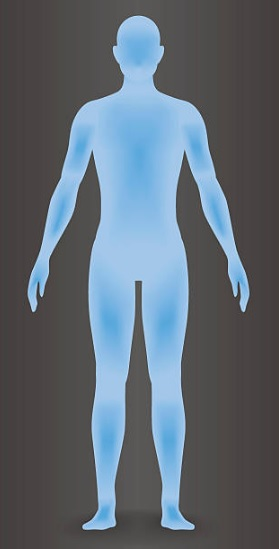
#> input picture label-pose/guide.jpg, 279 x 549 px
$ python label_pose.py
#> lines starting #> are read from the running program, lines starting #| are printed output that depends on the picture; after the words box and inside, x2 and y2 are one past the last pixel; in counts of white or black regions, pixels touching at a corner belong together
import os
import cv2
import numpy as np

from enum import Enum, auto


g_win_size = (416, 768)
g_win_name = 'LabelPose v2.1 by Inzapp'


class Limb(Enum):
    HEAD = 0
    NECK = auto()
    RIGHT_SHOULDER = auto()
    RIGHT_ELBOW = auto()
    RIGHT_WRIST = auto()
    LEFT_SHOULDER = auto()
    LEFT_ELBOW = auto()
    LEFT_WRIST = auto()
    RIGHT_HIP = auto()
    RIGHT_KNEE = auto()
    RIGHT_ANKLE = auto()
    LEFT_HIP = auto()
    LEFT_KNEE = auto()
    LEFT_ANKLE = auto()


class LabelPose:
    def __init__(self):
        self.image_paths = self.init_image_paths()
#> the answer given: .
        if len(self.image_paths) == 0:
            print('No image files in path.')
            exit(0)
        self.raw = None
        self.guide_img = None
        self.show_skeleton = True
        self.cur_image_path = ''
        self.cur_label_path = ''
        self.max_limb_size = len(Limb)
        self.limb_index = 0
        self.cur_label = self.reset_label()
        self.guide_label = self.reset_label()
        self.font_scale = 0.5
        self.text_positions = self.init_text_positions()


    def init_image_paths(self):
        import natsort
        import tkinter as tk
        from glob import glob
        from tkinter import filedialog
        root = tk.Tk()
        root.withdraw()
        image_path = filedialog.askdirectory()
        print(image_path)
        image_paths = natsort.natsorted(glob(f'{image_path}/*.jpg'))
        for i in range(len(image_paths)):
            image_paths[i] = image_paths[i].replace('\\', '/')
        return image_paths

    def init_text_positions(self):
        text_positions = []
        for i, limb in enumerate(list(Limb)):
            tx = 0
            ty = 10 + (i * 15 + 2)
            font_face = cv2.FONT_HERSHEY_SIMPLEX
            text_size, _ = cv2.getTextSize(text=limb.name, fontFace=font_face, fontScale=self.font_scale, thickness=1)
            tw, th = text_size
            tx1 = tx
            ty1 = ty - th
            tx2 = tx + tw
            ty2 = ty + 1
            text_positions.append([tx, ty, tx1, ty1, tx2, ty2])  # put_text_tx, put_text_ty, rect_tx1, rect_ty1, rect_tx2, rect_ty2
        return text_positions

    def resize(self, img, size):
        img_height, img_width = img.shape[:2]
        if img_width > size[0] or img_height > size[1]:
            return cv2.resize(img, size, interpolation=cv2.INTER_AREA)
        else:
            return cv2.resize(img, size, interpolation=cv2.INTER_LINEAR)

    def reset_label(self):
        return [[0, 0, 0] for _ in range(self.max_limb_size)]  # [confidence, x_pos, y_pos]

    def circle(self, img, x, y, emphasis=False):
        img = cv2.circle(img, (x, y), 8, (128, 255, 128), thickness=-1, lineType=cv2.LINE_AA)
        img = cv2.circle(img, (x, y), 4, (32, 32, 192), thickness=-1, lineType=cv2.LINE_AA)
        if emphasis:
            img = cv2.circle(img, (x, y), 16, (128, 255, 128), thickness=-1, lineType=cv2.LINE_AA)
            img = cv2.circle(img, (x, y), 8, (32, 32, 192), thickness=-1, lineType=cv2.LINE_AA)
        return img

    def line_if_valid(self, img, p1, p2):
        if p1[0] == 1 and p2[0] == 1:
            img = cv2.line(img, (p1[1], p1[2]), (p2[1], p2[2]), (64, 255, 255), thickness=2, lineType=cv2.LINE_AA)
        return img

    def get_limb_guide_img(self, cur_x, cur_y):
        global g_win_size
        img = self.guide_img.copy()
        img = self.circle(img, self.guide_label[self.limb_index][1], self.guide_label[self.limb_index][2])
        thickness = 1
        for i, limb in enumerate(list(Limb)):
            if i == self.limb_index:
                font_face = cv2.FONT_HERSHEY_DUPLEX
                color = (255, 255, 255)
            else:
                font_face = cv2.FONT_HERSHEY_SIMPLEX
                color = (128, 128, 128)
            tx, ty, tx1, ty1, tx2, ty2 = self.text_positions[i]
            if i != self.limb_index and tx1 + g_win_size[0] <= cur_x <= tx2 + g_win_size[0] and ty1 <= cur_y <= ty2:
                color = (224, 224, 224)
            img = cv2.putText(img, limb.name, (tx, ty), fontFace=font_face, fontScale=self.font_scale, color=color, lineType=cv2.LINE_AA, thickness=thickness)
        return img

    def update(self, cur_x=-1, cur_y=-1):
        global g_win_name
        img = self.raw.copy()
        if self.show_skeleton:
            img = self.line_if_valid(img, self.cur_label[Limb.HEAD.value], self.cur_label[Limb.NECK.value])

            img = self.line_if_valid(img, self.cur_label[Limb.NECK.value], self.cur_label[Limb.RIGHT_SHOULDER.value])
            img = self.line_if_valid(img, self.cur_label[Limb.RIGHT_SHOULDER.value], self.cur_label[Limb.RIGHT_ELBOW.value])
            img = self.line_if_valid(img, self.cur_label[Limb.RIGHT_ELBOW.value], self.cur_label[Limb.RIGHT_WRIST.value])

            img = self.line_if_valid(img, self.cur_label[Limb.NECK.value], self.cur_label[Limb.LEFT_SHOULDER.value])
            img = self.line_if_valid(img, self.cur_label[Limb.LEFT_SHOULDER.value], self.cur_label[Limb.LEFT_ELBOW.value])
            img = self.line_if_valid(img, self.cur_label[Limb.LEFT_ELBOW.value], self.cur_label[Limb.LEFT_WRIST.value])

            img = self.line_if_valid(img, self.cur_label[Limb.RIGHT_HIP.value], self.cur_label[Limb.LEFT_HIP.value])

            img = self.line_if_valid(img, self.cur_label[Limb.RIGHT_SHOULDER.value], self.cur_label[Limb.RIGHT_HIP.value])
            img = self.line_if_valid(img, self.cur_label[Limb.RIGHT_HIP.value], self.cur_label[Limb.RIGHT_KNEE.value])
            img = self.line_if_valid(img, self.cur_label[Limb.RIGHT_KNEE.value], self.cur_label[Limb.RIGHT_ANKLE.value])

            img = self.line_if_valid(img, self.cur_label[Limb.LEFT_SHOULDER.value], self.cur_label[Limb.LEFT_HIP.value])
            img = self.line_if_valid(img, self.cur_label[Limb.LEFT_HIP.value], self.cur_label[Limb.LEFT_KNEE.value])
            img = self.line_if_valid(img, self.cur_label[Limb.LEFT_KNEE.value], self.cur_label[Limb.LEFT_ANKLE.value])
        limb_index = self.get_text_index_if_cursor_in_text(cur_x, cur_y)
        for i, label in enumerate(self.cur_label):
            use, x, y = label
            if use == 1:
                img = self.circle(img, x, y, i == limb_index)
        img = np.append(img, self.get_limb_guide_img(cur_x, cur_y), axis=1)
        cv2.imshow(g_win_name, img)

    def save_label(self):
        global g_win_size
        label_content = ''
        for use, x, y in self.cur_label:
            x = x / float(g_win_size[0] - 1)
            y = y / float(g_win_size[1] - 1)
            label_content += f'{use:.1f} {x:.6f} {y:.6f}\n'
        with open(self.cur_label_path, 'wt') as f:
            f.writelines(label_content)

    def load_label_if_exists(self, guide=False):
        global g_win_size
        label_path = './guide.txt' if guide else self.cur_label_path
        if os.path.exists(label_path) and os.path.isfile(label_path):
            with open(label_path, 'rt') as f:
                lines = f.readlines()
            for i in range(self.max_limb_size):
                use, x, y = list(map(float, lines[i].split()))
                if guide:
                    self.guide_label[i] = [int(use), int(x * float(g_win_size[0])), int(y * float(g_win_size[1]))]
                else:
                    self.cur_label[i] = [int(use), int(x * float(g_win_size[0])), int(y * float(g_win_size[1]))]
        if not guide:
            self.update()

    def is_cursor_in_image(self, x, y):
        global g_win_size
        return g_win_size[0] > x and g_win_size[1] > y

    # [18 lines left out: function find_not_labeled_image_index, not called in this run]

    def run(self):
        global g_win_name, g_win_size
        index = 0
        cv2.namedWindow(g_win_name)
        cv2.setMouseCallback(g_win_name, self.mouse_callback)
        self.guide_img = self.resize(cv2.imdecode(np.fromfile('./guide.jpg', dtype=np.uint8), cv2.IMREAD_COLOR), g_win_size)
#> in resize, `img_height, img_width = img.shape[:2]`: img_height = 549; img_width = 279
#> in resize, `return cv2.resize(img, size, interpolation=cv2.INTER_LINEAR)`:
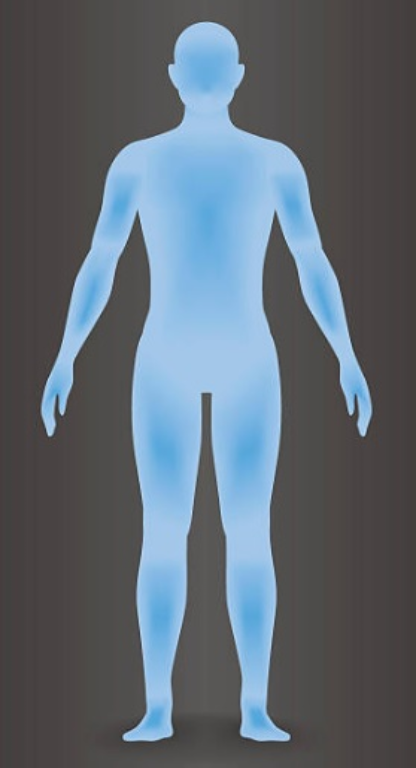
#> returned value: shape (768, 416, 3); mean of channels 0, 1, 2 115.4, 105.1, 94.5; drawn as B, G, R
        self.load_label_if_exists(guide=True)
#> (reads label-pose/guide.txt from the repository)
        print_log = True
        while True:
            self.cur_image_path = self.image_paths[index]
            if print_log:
                print(f'[{index}] : {self.cur_image_path}')
            print_log = True
            self.cur_label_path = f'{self.cur_image_path[:-4]}.txt'
            self.raw = self.resize(cv2.imdecode(np.fromfile(self.cur_image_path, dtype=np.uint8), cv2.IMREAD_COLOR), g_win_size)
            self.load_label_if_exists()
#> after the loop in update, `for i, label in enumerate(self.cur_label):`:
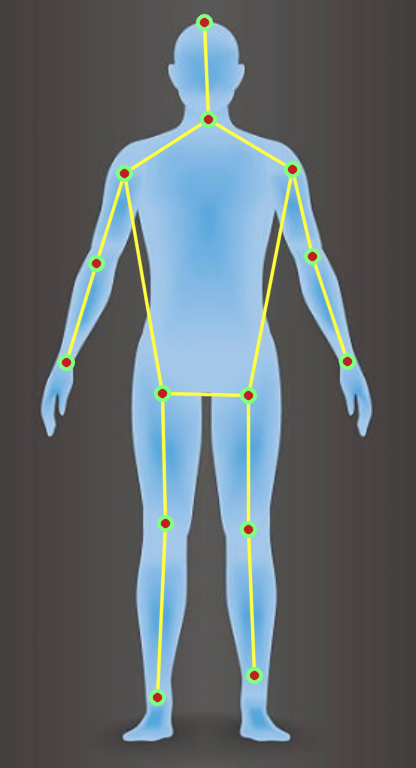
#> img: shape (768, 416, 3); mean of channels 0, 1, 2 111.7, 106.4, 96.5; drawn as B, G, R
#> in circle (call 15), `img = cv2.circle(img, (x, y), 8, (128, 255, 128), thickness=-1, lineTy..`:
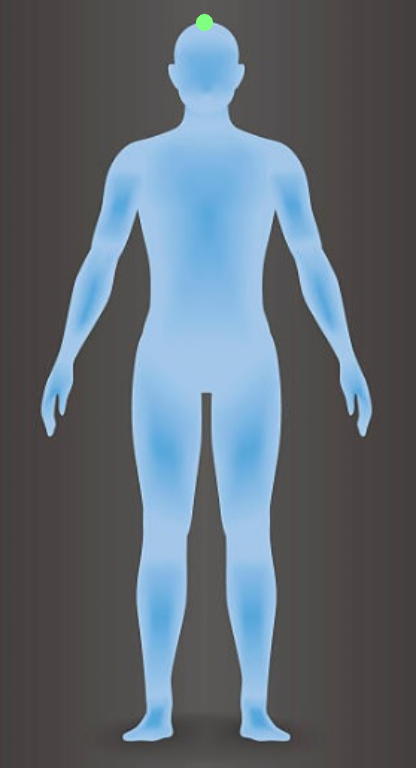
#> img: shape (768, 416, 3); 0.08% of pixels changed, all inside (x1, y1, x2, y2) = (195, 13, 214, 32); drawn as B, G, R
#> in circle (call 15), `img = cv2.circle(img, (x, y), 4, (32, 32, 192), thickness=-1, lineType..`: img: shape (768, 416, 3); 0.03% of pixels changed, all inside (x1, y1, x2, y2) = (199, 17, 210, 28)
#> the loop in get_limb_guide_img, `for i, limb in enumerate(list(Limb)):` made 14 passes
#> pass 1, in get_limb_guide_img, `img = cv2.putText(img, limb.name, (tx, ty), fontFace=font_face, fontSc..`:
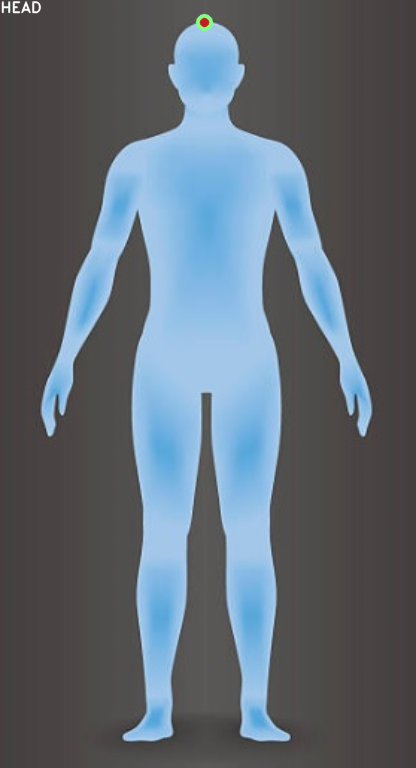
#> img: shape (768, 416, 3); mean of channels 0, 1, 2 115.5, 105.2, 94.6; drawn as B, G, R
#> after the loop in get_limb_guide_img, `for i, limb in enumerate(list(Limb)):`:
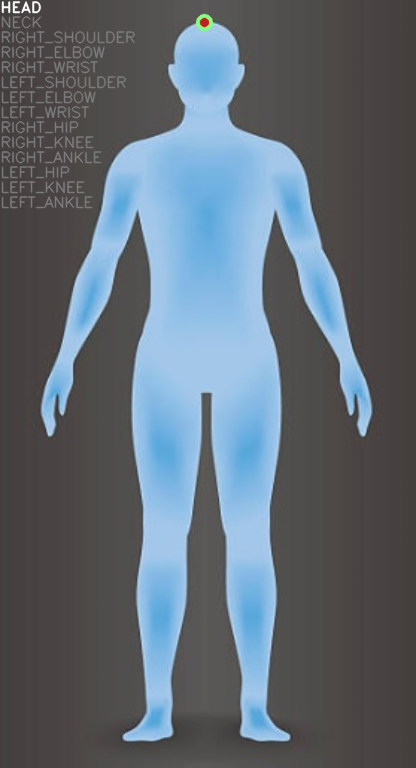
#> img: shape (768, 416, 3); mean of channels 0, 1, 2 116.2, 106, 95.3; drawn as B, G, R
#> in update, `img = np.append(img, self.get_limb_guide_img(cur_x, cur_y), axis=1)`:
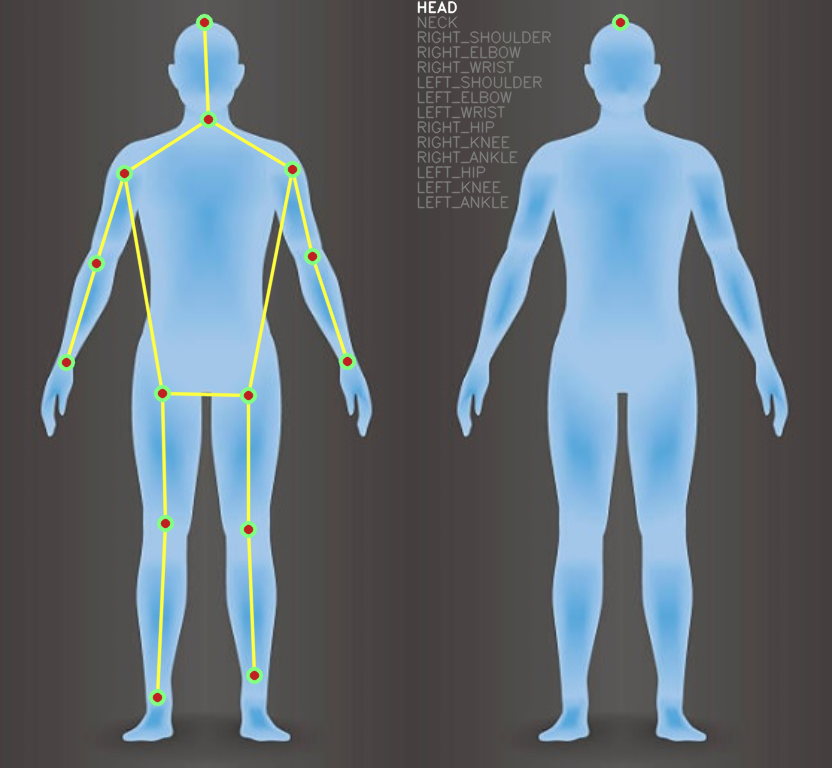
#> img: shape (768, 832, 3); mean of channels 0, 1, 2 114, 106.2, 95.9; drawn as B, G, R
            self.update()
#> the loop in update (call 2), `for i, label in enumerate(self.cur_label):` made 14 passes
#> pass 3, in circle (call 18), `img = cv2.circle(img, (x, y), 8, (128, 255, 128), thickness=-1, lineTy..`:
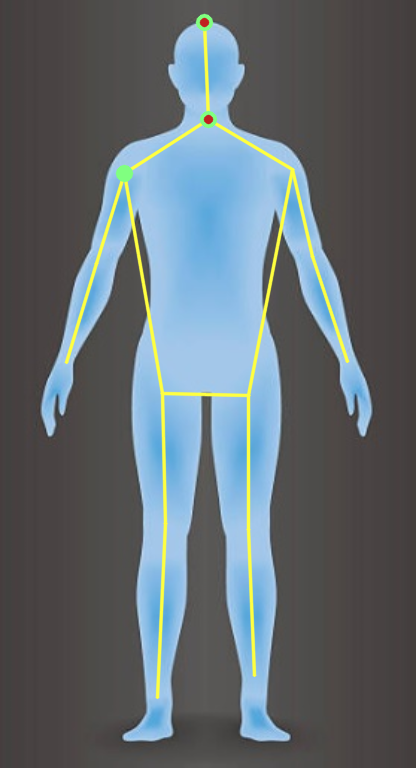
#> img: shape (768, 416, 3); mean of channels 0, 1, 2 112.4, 106.6, 96.8; drawn as B, G, R
            while True:
                res = cv2.waitKey(0)
#> (key e is pressed here)
                if res == ord('d'):  # go to next if input key was 'd'
                    self.save_label()
                    if index == len(self.image_paths) - 1:
                        print('Current image is last image')
                    else:
                        self.limb_index = 0
                        self.cur_label = self.reset_label()
                        index += 1
                        break
                elif res == ord('a'):  # go to previous image if input key was 'a'
                    self.save_label()
                    if index == 0:
                        print('Current image is first image')
                    else:
                        self.limb_index = 0
                        self.cur_label = self.reset_label()
                        index -= 1
                        break
                elif res == ord('w'):  # toggle show skeleton
                    self.show_skeleton = not self.show_skeleton
                    break
                elif res == ord('e'):  # go to next limb
                    self.limb_index += 1
                    if self.limb_index == self.max_limb_size:
                        self.limb_index = 0
                    print_log = False
                    print(f'limb index : {self.limb_index}')
                    break
                elif res == ord('q'):  # go to prev limb
                    self.limb_index -= 1
                    if self.limb_index == -1:
                        self.limb_index = self.max_limb_size - 1
                    print_log = False
                    print(f'limb index : {self.limb_index}')
                    break
                elif res == ord('f'):  # auto find not labeled image
                    not_labeled_index = self.find_not_labeled_image_index()
                    if not_labeled_index != -1:
                        self.cur_label = self.reset_label()
                        index = not_labeled_index
                    break
                elif res == ord('x'):  # remove cur label
                    self.cur_label = self.reset_label()
                    self.save_label()
                    break
                elif res == 27:  # exit if input key was ESC
                    self.save_label()
                    exit(0)
#> (the program exits here)
